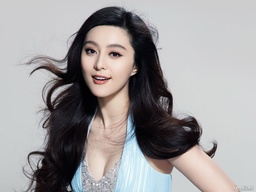
#> input picture 1.jpg, 256 x 192 px, shrunk from 1600 x 1200 before the run
$ python demo.py
#> lines starting #> are read from the running program, lines starting #| are printed output that depends on the picture
import numpy as ny
import cv2
def distance(one,two):
  return ny.sqrt(ny.sum((one-two)*(one-two)))

img=cv2.imread("1.jpg");
#> img is the input picture: shape (192, 256, 3); mean B, G, R 156.8, 156.2, 159.3
w=img.shape[1]
#> w = 256
h=img.shape[0]
#> h = 192
myimg=ny.zeros((h,w,3))
black=ny.array([0,0,0]);
white=ny.array([255,255,255]);
gray=ny.array([125,125,125]);

for y in range(0,h-1):
  for x in range(0,w-1):
    current=img[y,x,:]
    right=img[y,x+1,:]
    down=img[y+1,x+1,:]
    if distance(current,right)>20 and distance(current,down)>20:
      myimg[y,x,:]=black;
    elif   distance(current,right)<=20 and distance(current,down)<=20:
      myimg[y, x, :] = white;
    else:
      myimg[y, x, :]=gray;
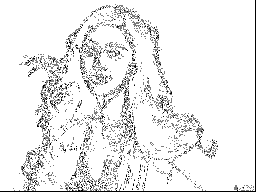
#> myimg: shape (192, 256, 3) float64; min 0, max 255, mean 235.7

cv2.imwrite("2.jpg",myimg);
cv2.destroyAllWindows();
